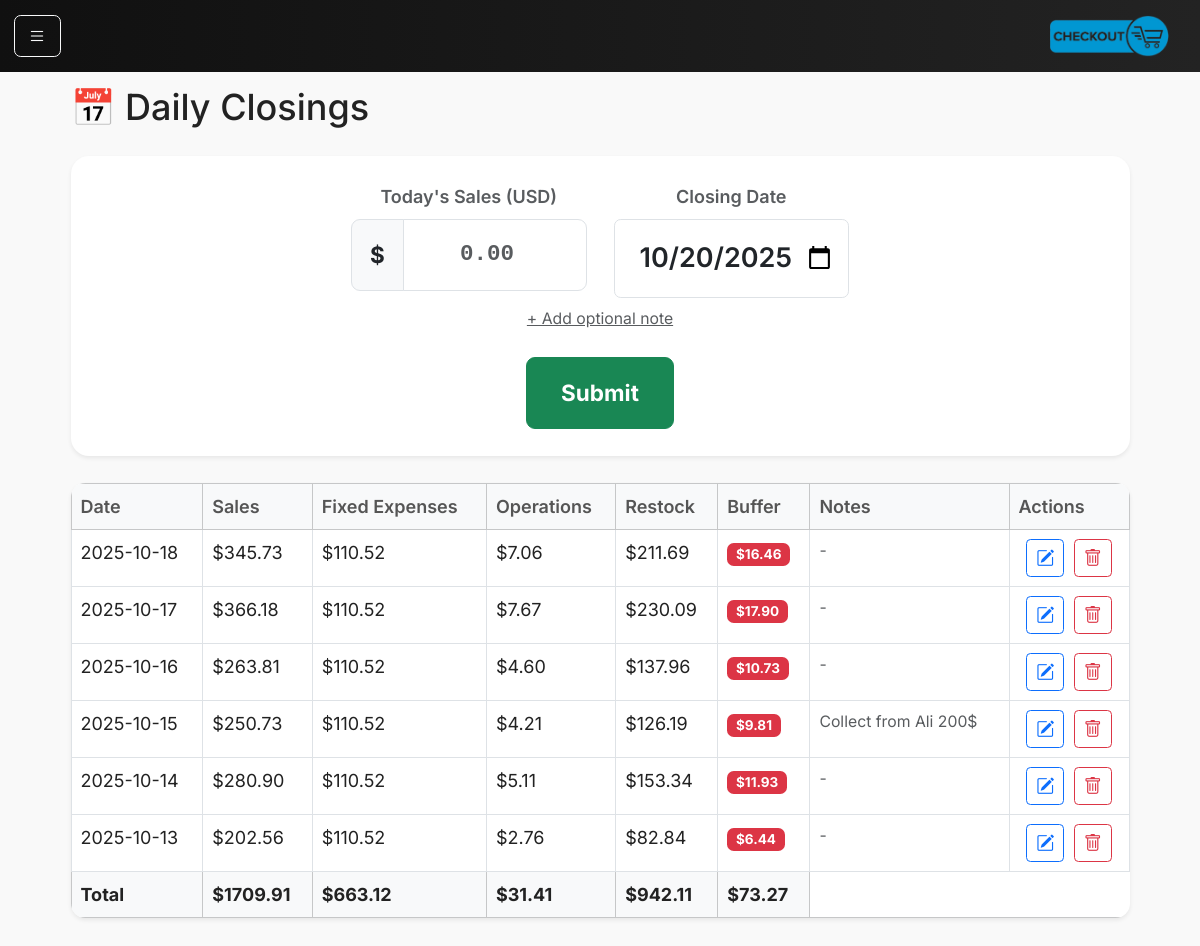
Page /closings on the earlier database version.
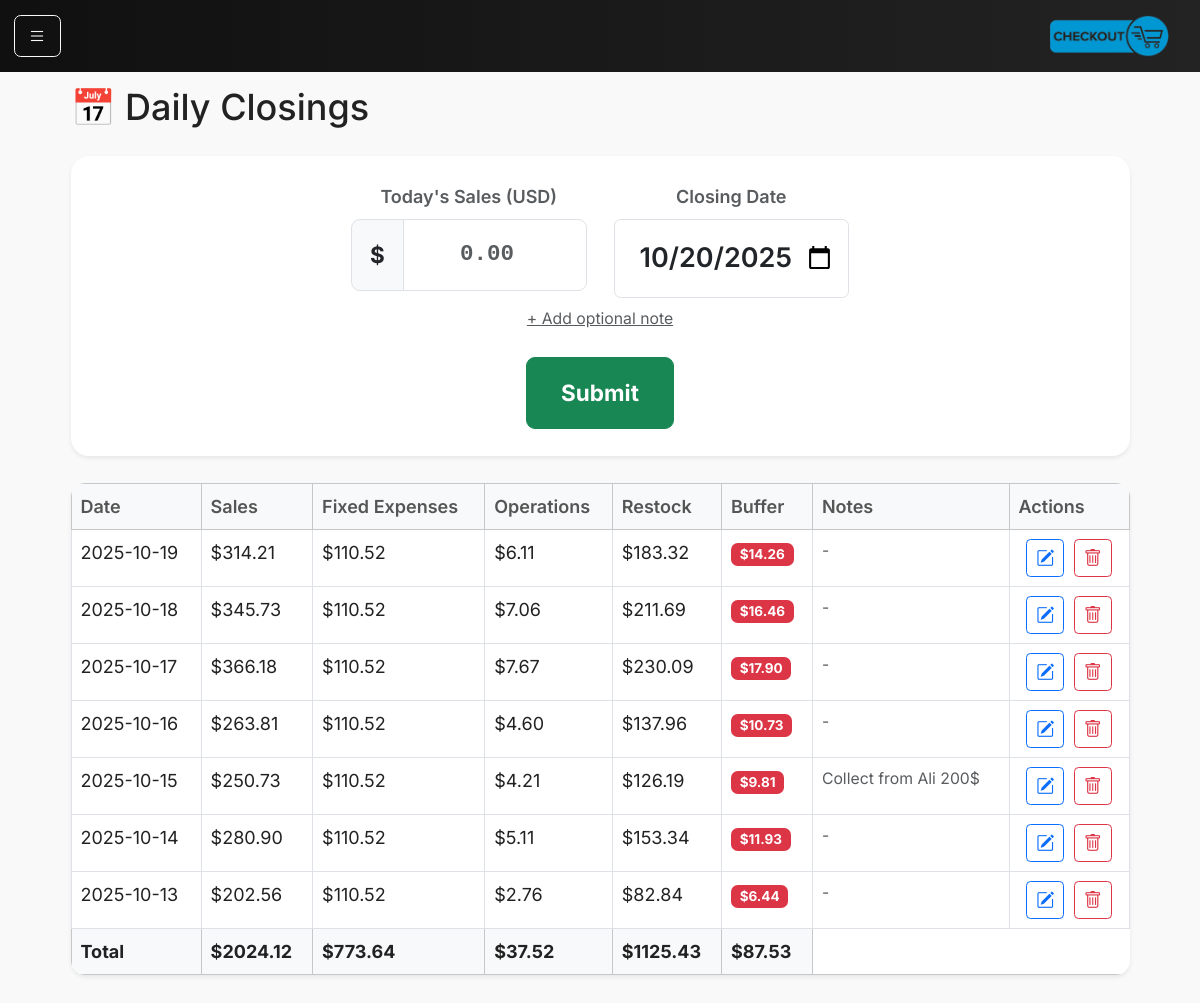
Same page on the later database version.
### models.py (models this page shows)
class DailyClosing(db.Model):
    __tablename__ = "daily_closings"
    id = db.Column(db.Integer, primary_key=True)
    date = db.Column(db.Date, nullable=False, unique=True)
    sales_cents = db.Column(db.Integer, nullable=False)
    fixed_allocation_cents = db.Column(db.Integer, default=0)
    ops_allocation_cents = db.Column(db.Integer, default=0)
    inventory_allocation_cents = db.Column(db.Integer, default=0)
    buffer_allocation_cents = db.Column(db.Integer, default=0)
    payment_mode = db.Column(db.String(20))
    notes = db.Column(db.String(255))
    created_at = db.Column(db.DateTime, default=datetime.utcnow)

### main.py (the view)
@app.route("/closings")
def closings():
    from main import DailyClosing
    all_closings = DailyClosing.query.order_by(DailyClosing.date.desc()).all()
    return render_template("closings.html", closings=all_closings, today=date.today())

### main.py (called while the page is built)
@app.context_processor
def inject_request():
    return dict(request=request)

### templates/closings.html (shortened to what this page needs)
{% extends "base.html" %}
{% block content %}
<div class="container-fluid">
  <div class="d-flex justify-content-between align-items-center mb-3">
    <h2>📅 Daily Closings</h2>
  </div>
  <div class="card shadow-sm mb-4 border-0">
    <div class="card-body py-4">
      <form method="POST" action="{{ url_for('daily_close') }}" class="text-center">
        <div class="row justify-content-center g-4">
          <div class="col-md-3 col-sm-6">
            <label for="sales" class="form-label text-muted fw-semibold fs-6">Today's Sales (USD)</label>
            <div class="input-group input-group-lg">
              <span class="input-group-text bg-light fw-bold">$</span>
              <input type="number" name="sales" id="sales"
                class="form-control text-center display-5 fw-bold py-3 sale-input" min="0" step="0.01"
                placeholder="0.00" required autofocus>
            </div>
          </div>
          <div class="col-md-3 col-sm-6">
            <label for="date" class="form-label text-muted fw-semibold fs-6">Closing Date</label>
            <input type="date" name="date" id="date" class="form-control text-center fs-4 fw-semibold py-3 date-input"
              value="{{ today.isoformat() }}" required>
          </div>
          <a class="small text-muted d-block mt-2" data-bs-toggle="collapse" href="#collapseNotes">
            + Add optional note
          </a>
          <div class="col-md-2 col-sm-6 d-flex align-items-end">
            <button type="submit" class="btn btn-success btn-lg w-100 py-3 fw-bold">
              Submit
            </button>
          </div>
        </div>
      </form>
    </div>
  </div>
  <table class="table table-bordered bg-white shadow-sm">
    <thead class="table-light">
      <tr>
        <th>Date</th>
        <th>Sales</th>
        <th>Fixed Expenses</th>
        <th>Operations</th>
        <th>Restock</th>
        <th>Buffer</th>
        <th>Notes</th>
        <th style="width: 120px;">Actions</th>
      </tr>
    </thead>
    <tbody>
      {% for c in closings %}
      <tr>
        <td>{{ c.date }}</td>
        <td>${{ "%.2f"|format(c.sales_cents / 100) }}</td>
        <td>${{ "%.2f"|format(c.fixed_allocation_cents / 100) }}</td>
        <td>${{ "%.2f"|format(c.ops_allocation_cents / 100) }}</td>
        <td>${{ "%.2f"|format(c.inventory_allocation_cents / 100) }}</td>
        <td>
          <span
            class="badge bg-{% if c.buffer_allocation_cents / c.sales_cents >= 0.4 %}success{% elif c.buffer_allocation_cents / c.sales_cents >= 0.2 %}warning{% else %}danger{% endif %}">
            ${{ "%.2f"|format(c.buffer_allocation_cents / 100) }}
          </span>
        </td>
        <td class="text-start small text-muted">{{ c.notes or "-" }}</td>
        <td class="text-center">
          <button class="btn btn-sm btn-outline-primary me-1" data-bs-toggle="modal" data-bs-target="#editClosingModal"
            data-id="{{ c.id }}" data-date="{{ c.date }}" data-sales="{{ c.sales_cents / 100 }}"
            data-notes="{{ c.notes or '' }}">
            <i class="bi bi-pencil-square"></i>
          </button>
          <button class="btn btn-sm btn-outline-danger" data-bs-toggle="modal" data-bs-target="#deleteClosingModal"
            data-id="{{ c.id }}" data-date="{{ c.date }}">
            <i class="bi bi-trash"></i>
          </button>
        </td>
      </tr>
      {% else %}
      <tr>
        <td colspan="6" class="text-center text-muted">No closings found</td>
      </tr>
      {% endfor %}
    </tbody>
    <tfoot class="table-light fw-bold">
      <tr>
        <td>Total</td>
        <td>
          ${{ '%.2f' % ((closings | sum(attribute='sales_cents', start=0)) / 100) }}
        </td>
        <td>
          ${{ '%.2f' % ((closings | sum(attribute='fixed_allocation_cents', start=0)) / 100) }}
        </td>
        <td>
          ${{ '%.2f' % ((closings | sum(attribute='ops_allocation_cents', start=0)) / 100) }}
        </td>
        <td>
          ${{ '%.2f' % ((closings | sum(attribute='inventory_allocation_cents', start=0)) / 100) }}
        </td>
        <td>
          ${{ '%.2f' % ((closings | sum(attribute='buffer_allocation_cents', start=0)) / 100) }}
        </td>
      </tr>
    </tfoot>
  </table>
</div>
{% endblock %}

### templates/base.html (shortened to what this page needs)
<!doctype html>
<html lang="en">
<head>
    <link href="https://cdn.jsdelivr.net/npm/bootstrap@5.3.3/dist/css/bootstrap.min.css" rel="stylesheet">
    <link href="{{ url_for('static', filename='main.css') }}" rel="stylesheet">
    <link rel="stylesheet" href="https://cdn.jsdelivr.net/npm/bootstrap-icons@1.11.3/font/bootstrap-icons.css">
</head>
<body>
    <nav class="navbar navbar-dark bg-dark fixed-top">
        <div class="container-fluid">
            <button class="btn btn-outline-light me-2" type="button" data-bs-toggle="offcanvas"
                data-bs-target="#sidebar" aria-controls="sidebar">
                <i class="bi bi-list"></i>
            </button>
            <a class="navbar-brand" href="/"><img src="static/assets/logo.png"></a>
        </div>
    </nav>
    <main class="container px-4">
        {% block content %}{% endblock %}
    </main>
    <div class="position-fixed bottom-0 end-0 p-3" style="z-index: 11">
    </div>
</body>
</html>

### static/main.css (style rules this page uses)
html, body { font-family: 'Inter', sans-serif; background-color: #f6f8fb; color: #222; font-size: 18px; padding-top: 25px; background-color: #f9f9f9; }
.navbar { background: linear-gradient(90deg, #101010, #232323); }
.navbar img { max-width: 120px; }
.navbar-brand { font-weight: 700; letter-spacing: 0.5px; font-size: 1.4rem; }
main { padding-top: 2rem; padding-bottom: 2rem; }
.card { border-radius: 1rem; }
.table { border-radius: 0.8rem; overflow: hidden; }
.table th { color: #555; font-weight: 600; }
.table td { color: #222; }
.sale-input { font-family: 'Roboto Mono', monospace; font-size: 2.2rem; transition: box-shadow 0.2s ease; }
.date-input { font-size: 1.5rem; text-align: center; }
.btn-sm i { font-size: 1rem; vertical-align: middle; }

Differences in the rows shown:
added DailyClosing: date "2025-10-19", c.sales_cents/100 "314.21", c.fixed_allocation_cents/100 "110.52", c.ops_allocation_cents/100 "6.11", c.inventory_allocation_cents/100 "183.32", c.buffer_allocation_cents/100 "14.26", notes "-"
Other differences:
{{ '%.2f' % ((closings | sum(attribute='sales_cents', start=0)) / 100) }}: "1709.91" → "2024.12"
text no longer shown: "663.12 31.41 942.11 73.27"
text now shown: "773.64 37.52 1125.43 87.53"
